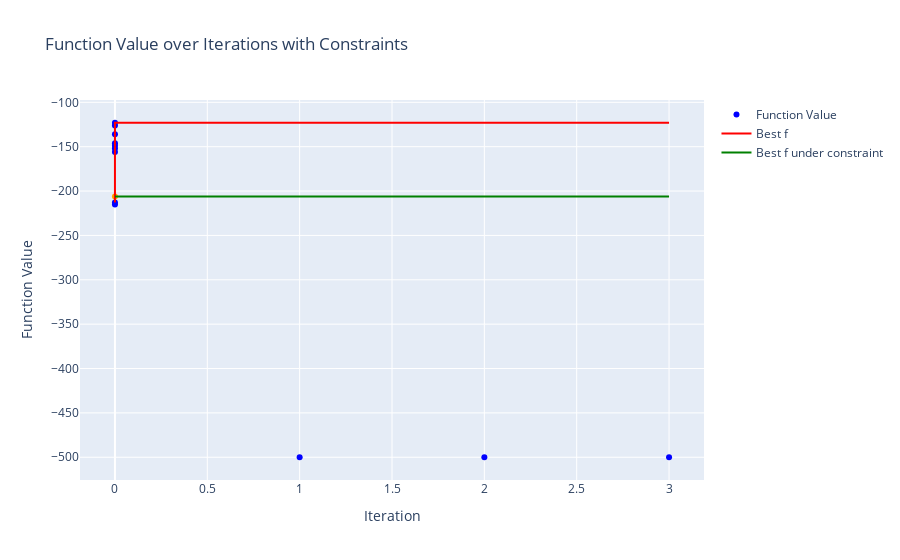

Source (notebook cell):
### Markdown cell above
#### lambda1=0.5, lambda2=0.5, clipping=False

- 獲得関数の符号を間違えている

### Code cell
filename = search_log_files(LOG_DIR, ["2024-08-27"])[0]
print(filename)
print()

log_file_path = os.path.join(LOG_DIR, filename)
df_merged, settings = parse_and_prepare_data(log_file_path)

print("実験設定")
display(settings)
print()
display(df_merged)

plot_function_values(df_merged)

### Figure 1 — Plotly figure (JSON) as saved in the notebook; plotly's stock layout.template omitted (floating-point values rounded to 4 significant figures)
{"data": [{"marker": {"color": ["blue", "blue", "blue", "blue", "blue", "blue", "blue", "blue", "blue", "orange", "blue", "blue", "blue"]}, "mode": "markers", "name": "Function Value", "type": "scatter", "x": [0, 0, 0, 0, 0, 0, 0, 0, 0, 0, 1, 2, 3], "y": [-213, -123, -215, -156, -136, -126, -146, -149, -152, -206, -500, -500, -500]}, {"line": {"color": "red"}, "mode": "lines", "name": "Best f", "type": "scatter", "x": [0, 0, 0, 0, 0, 0, 0, 0, 0, 0, 1, 2, 3], "y": [-213, -123, -123, -123, -123, -123, -123, -123, -123, -123, -123, -123, -123]}, {"line": {"color": "green"}, "mode": "lines", "name": "Best f under constraint", "type": "scatter", "x": [0, 0, 0, 0, 0, 0, 0, 0, 0, 0, 1, 2, 3], "y": [null, null, null, null, null, null, null, null, null, -206, -206, -206, -206]}], "layout": {"showlegend": true, "title": {"text": "Function Value over Iterations with Constraints"}, "xaxis": {"title": {"text": "Iteration"}}, "yaxis": {"title": {"text": "Function Value"}}}}
